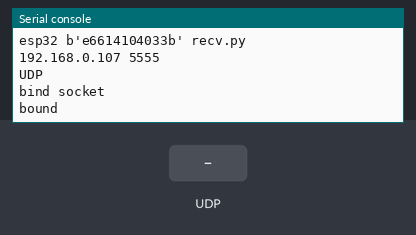
A program run on a simulated MicroPython board. Parts: the last lines printed to the serial console. The inputs (shaded band) are chosen by the test bench.

Above: at 5.0 s.
5.1 s: UDP packet "UDP" arrives
At 5.8 s:
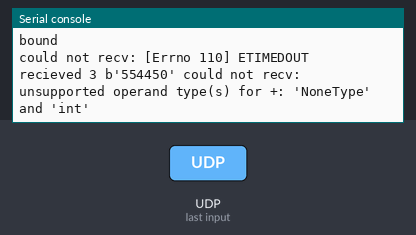
6.6 s: UDP packet ", ok, " arrives
At 6.9 s:
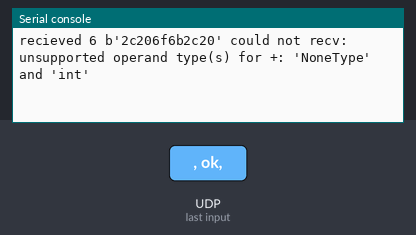
8.1 s: UDP packet "on" arrives
At 9.3 s:
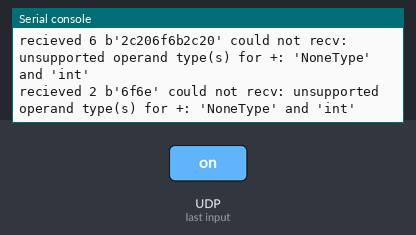
9.6 s: UDP packet "off" arrives
At 10.4 s:
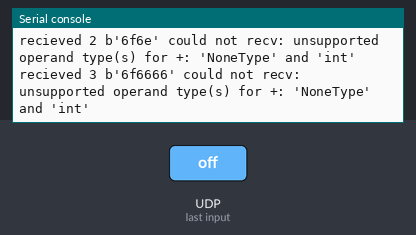

Measured:
- after the input at 5.1 s, the serial console: prints a new line at once (image 1)
- after the input at 6.6 s, the serial console: prints a new line at once (image 2)
- after the input at 8.1 s, the serial console: prints a new line at once (image 3)
- after the input at 9.6 s, the serial console: prints a new line at once (image 4)

The program:

recv.py
```python
#!/usr/bin/env python3
import socket
import struct
import time
import binascii

port = 5555
use = "TCP"
use = "UDP"
count = 10000000 # how many packets to receive

# configure IP of local host
try:
    # script is running on the device
    import machine
    import os
    uid = binascii.hexlify(machine.unique_id())
    print(os.uname().sysname, uid, "recv.py")
    host = '192.168.0.107' # board via eth
    # host = '10.0.91.181'
    #host = '192.168.0.1' # board as wifi AP
    #host = '192.168.178.74' # board via peter's wlan router
except:
    # script is running on the laptop
    print("Laptop", "recv.py")
    # host = '127.0.0.1'
    # host = '10.0.103.1'
    host = '192.168.178.81' # dell laptop in peter's apartment

print(host, port)

try:
    s.close()
except:
    pass

seq = None

def recv(s):
    global seq
    try:
        # print("recv", t)
        M = s.recv(4000)
        print("recieved", len(M), binascii.hexlify(M), end=' ')
        newseq = M[0]
        if newseq == seq + 1:
            print("next", end=' ')
        else:
            print("start", end=' ')
        print(newseq)
        seq = newseq
        time.sleep(0.001)
        return True;
    except Exception as e:
        # maybe there was nothing sent, and recv timed out
        print("could not recv:", e)
        seq = None
    return False


if use == "UDP":
    print("UDP")
    s = socket.socket(socket.AF_INET, socket.SOCK_DGRAM)
    print("bind socket")
    s.bind((host, port))
    print("bound")
    t = 5
    s.settimeout(t)
    ok = 0
    notok = 0
    for c in range(count):
        if recv(s):
            ok += 1
        else:
            notok += 1
        # if ok % 100 == 0:
        #     print("received", ok, "so far")
        # if notok >= 5:
        #     print("stop after", notok, "failed attempts")
        #     break
    print("received", ok, "in total. had", notok, "failed attempts")
    s.close()
else:
    #FIXME
    print("TCP")
    s = socket.socket(socket.AF_INET, socket.SOCK_STREAM)
    s.bind((host, port))
    s.listen(5)
    while True:
        # now our endpoint knows about the OTHER endpoint.
        print("accept")
        clientsocket, address = s.accept()
        print(address)
        recv(clientsocket)
        # for x in range(0,10):
        # while True:
        #     # s.settimeout(20)
        #     r = clientsocket.recv(256)
        #     if len(r):
        #         print(r)
        #         print("\n")
        #     #     P = r[:10]
        #     #     print(P)
        #     #     p = int.from_bytes(P, "big")
        #     #     # p = struct.unpack('<10i',P)[0]
        #     #     print(p, len(r), r[10:])
        #     # except Exception as e:
        #     #     print(e)
        #     #     clientsocket.close()
        #     #     break
        # clientsocket.close()

print("end")
```
